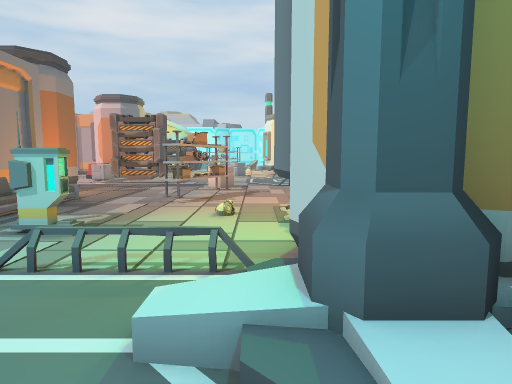
View 1 (above)

23 first-person views from a walk through a Unity game level. The camera is 1.5 m above the floor, tilts 6° down and sees 75° across. Doors are open. The floor is counted in squares, 1 m on a side. Each view is taken from the middle of a square. On the plan, view 1 faces up. The plan holds only what a view shows up to about 15 squares ahead; the rest is blank. The place goes on beyond the plan.

View 2
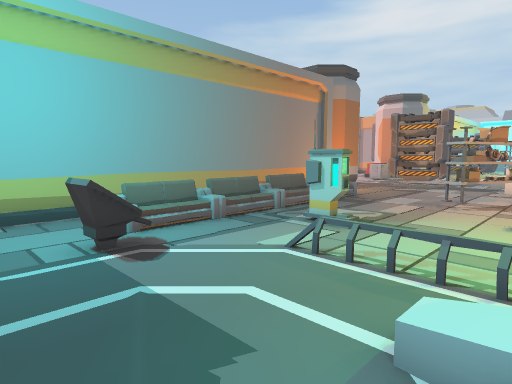

View 3
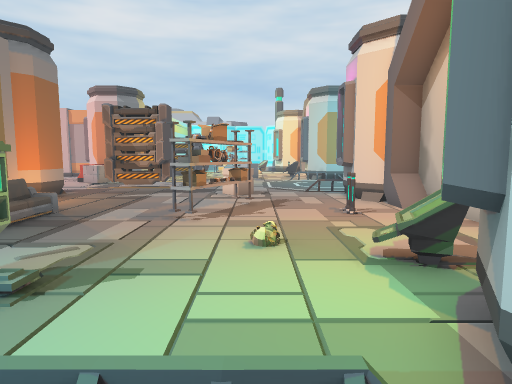

View 4
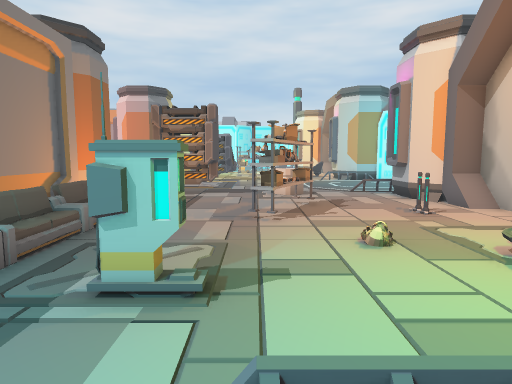

View 5
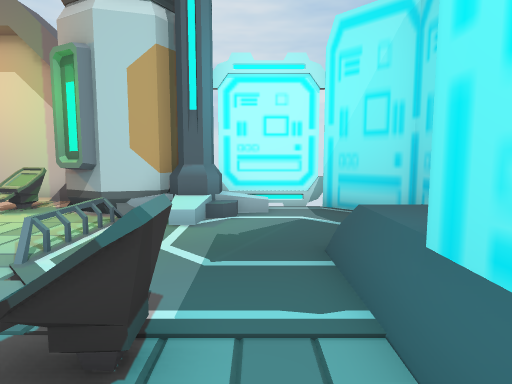

View 6
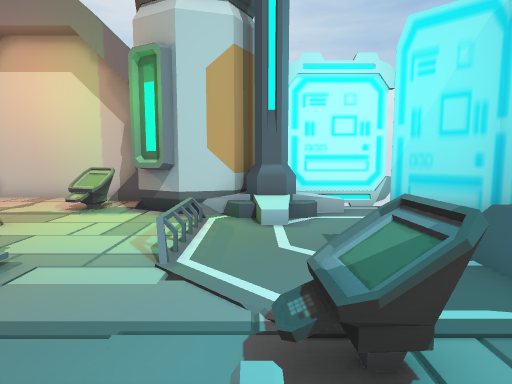

View 7
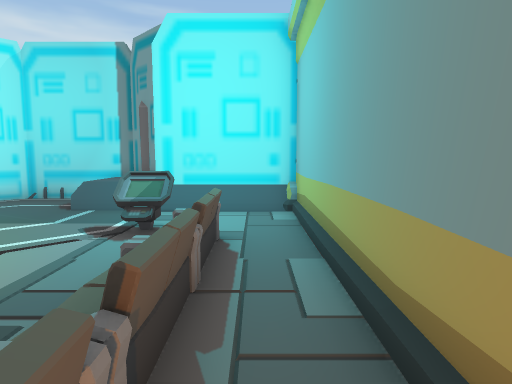

View 8
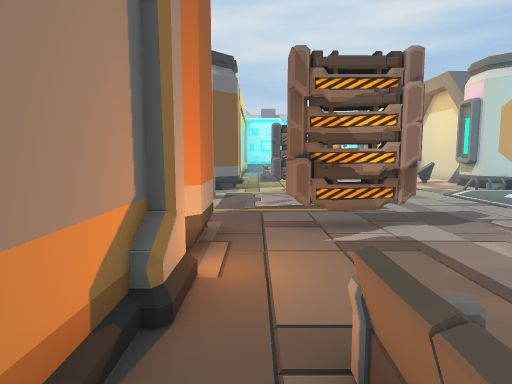

View 9
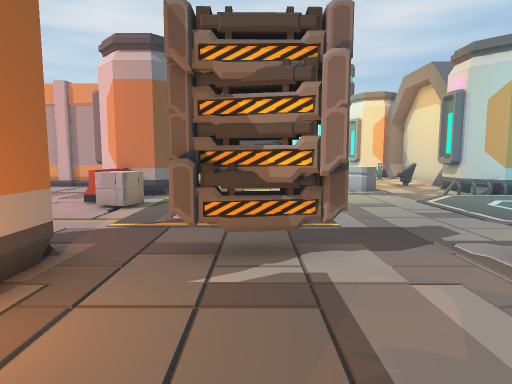

View 10
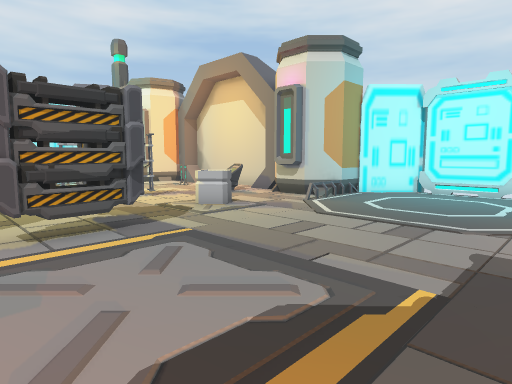

View 11
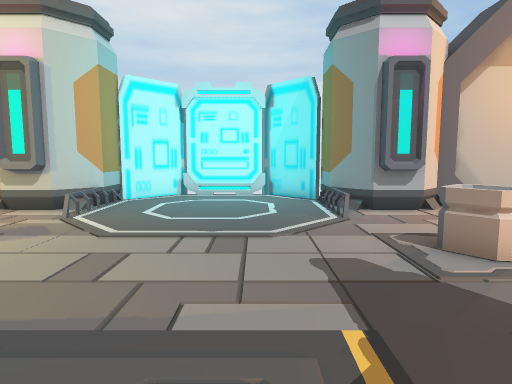

View 12
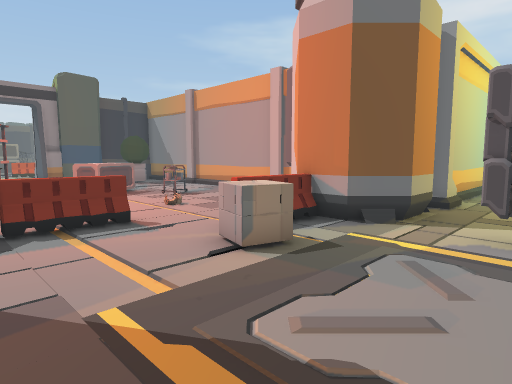

View 13
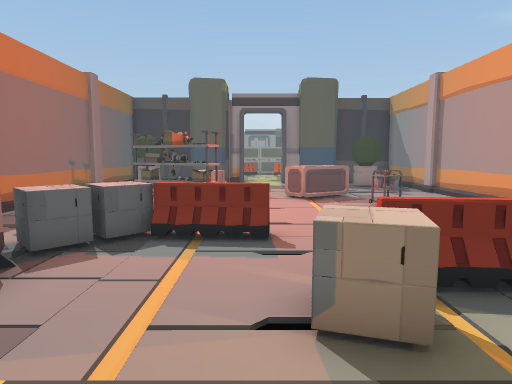

View 14
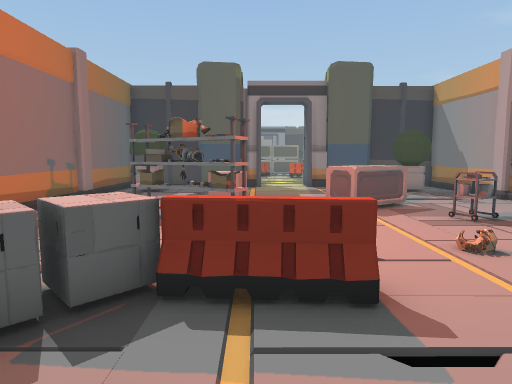

View 15
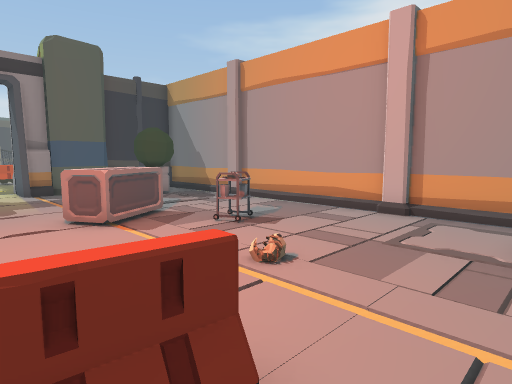

View 16
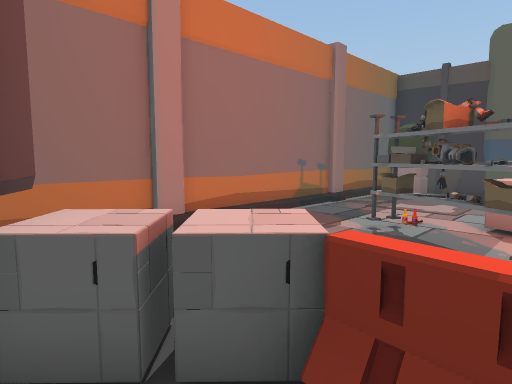

View 17
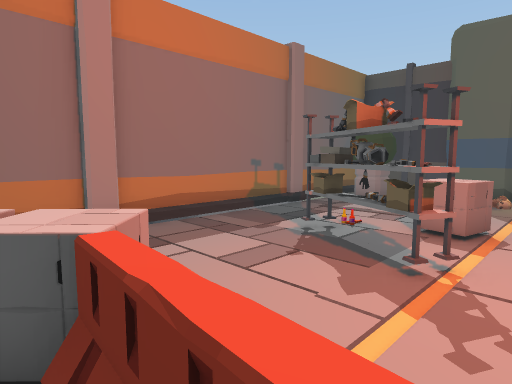

View 18
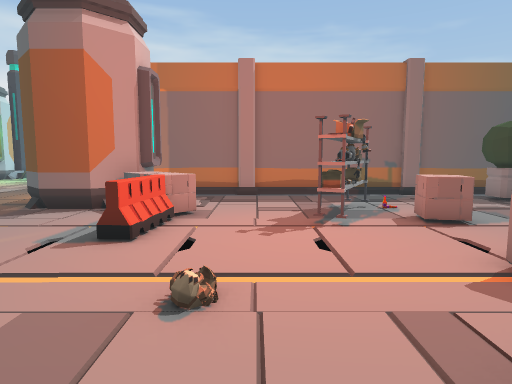

View 19
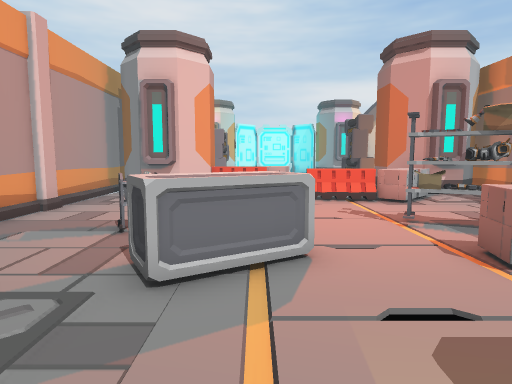

View 20
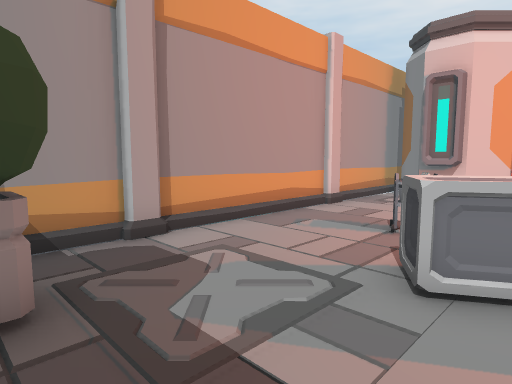

View 21
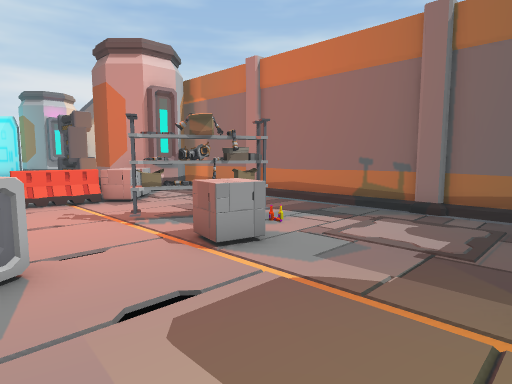

View 22
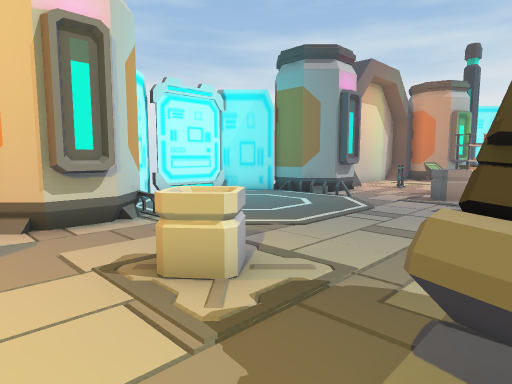

View 23
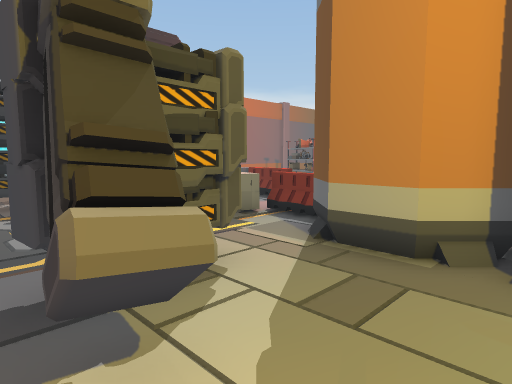

### Floor plan
Key: @ floor where view 1 was taken; # wall or solid block; . main floor; : floor 0.25 m higher than the main floor; - floor 3.25 m lower than the main floor; / step, stairs or slope; = window, fence, low wall or low ledge; ^ raised ledge; T thing the floor can be seen under or through; C crate; O other object.
Columns run from 25 left of view 1 to 7 right of it. Each row starts with its distance up from view 1.
 29 ############## ##........
 28 ...........==# #............#
 27 OO...........# ##...T..==..##
 26 O............####...T..=^..##
 25 ....C..^......##..TTT......O####
 24  ...CC........^................##
 23 ....CC........==................#
 22 .....C........=^................#
 21 ...........=....................#
 20 ....=......=....................#
 19 ....^^.T...=...................##
 18  .....TT...^^..............=..##
 17 ......T.....^####.TTT..=....###
 16 O............#  #......==...#
 15 OO...........#  #...........##
 14 #################......#.....##
 13                 #......#...../#
 12                 #.=...##...#..#
 11                 # =...........#
 10                 #.=...........#
  9                 #.=.....:.. ..#
  8                 # =.......O =/#
  7                 #.=..#....=####
  6                 #.=.......#
  5                 #.=.... ..#
  4                 #.=..-//=/#
  3                 #.=...../O##
  2                 #..#.....O##
  1                 #.........O#
  0                 #####==..@.#
 -1                 ####^^^....#
 -2                     #^^...##
 -3                      ######

Positions as (right, up) in squares from view 1, and headings:
1: (0, 0), facing up
2: (0, 0), facing up-left
3: (-1, 3), facing up
4: (-3, 3), facing up
5: (-8, 1), facing right
6: (-8, 3), facing right
7: (-8, 9), facing down
8: (-8, 10), facing up
9: (-6, 12), facing up
10: (-8, 18), facing up-right
11: (-7, 20), facing right
12: (-6, 18), facing up-left
13: (-7, 21), facing left
14: (-10, 20), facing left
15: (-12, 20), facing up-left
16: (-12, 20), facing down-left
17: (-13, 21), facing down-left
18: (-16, 27), facing down
19: (-25, 23), facing right
20: (-25, 23), facing up-right
21: (-25, 23), facing down-right
22: (-5, 29), facing down-right
23: (-4, 29), facing down-left
